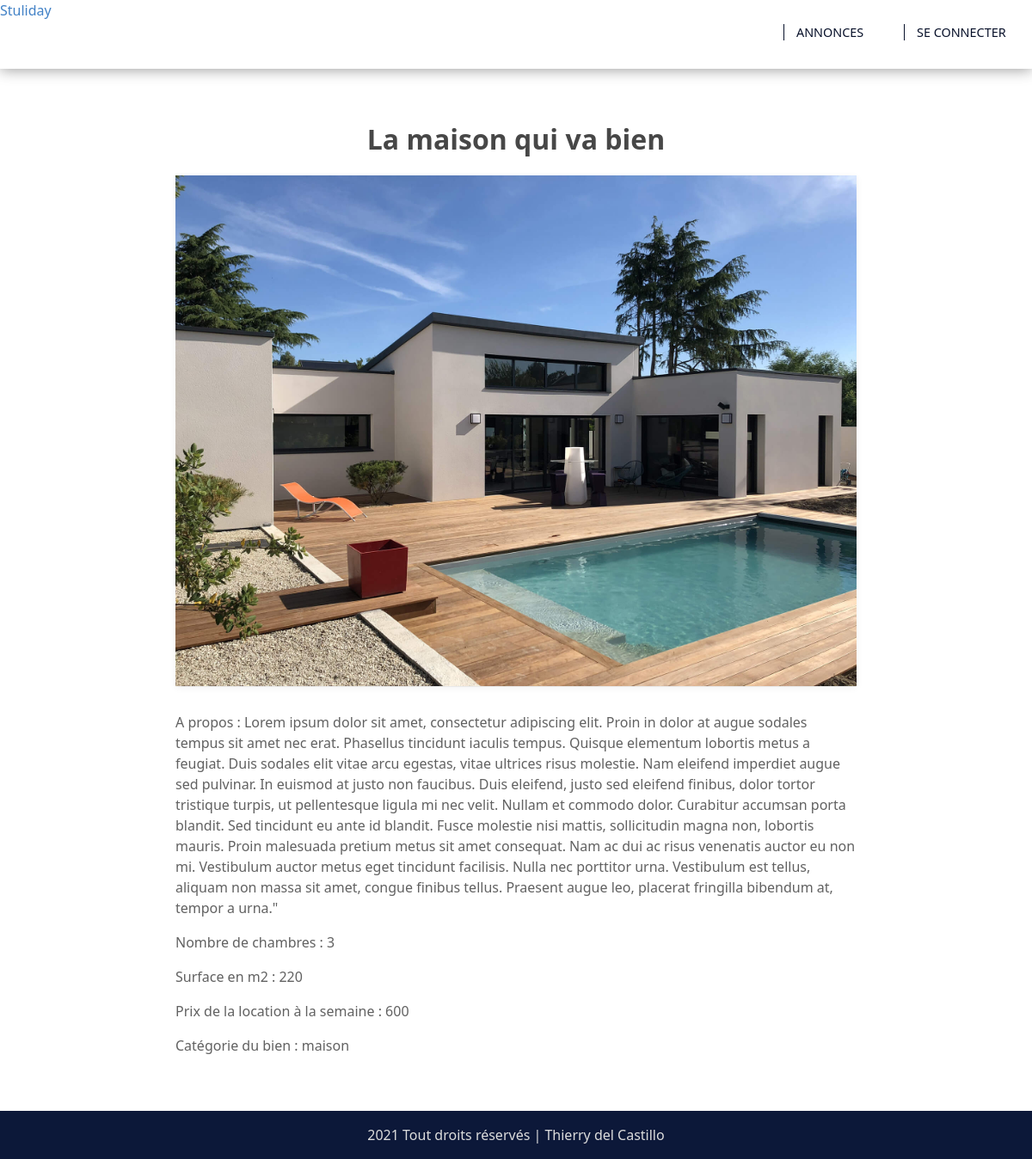
The page /product.php?id=10 on the database its author committed.
### tables this page shows
CREATE TABLE IF NOT EXISTS `biens` (
  `id` int(10) NOT NULL AUTO_INCREMENT,
  `title` varchar(255) NOT NULL,
  `photo` varchar(255) NOT NULL,
  `description` text NOT NULL,
  `country` varchar(255) NOT NULL DEFAULT 'France',
  `surface` int(10) NOT NULL,
  `bedroom_number` int(4) NOT NULL,
  `price` int(10) NOT NULL,
  `category_id` int(10) NOT NULL,
  `author_id` int(10) NOT NULL,
  PRIMARY KEY (`id`)
);

CREATE TABLE IF NOT EXISTS `categories` (
  `id` int(10) NOT NULL AUTO_INCREMENT,
  `name` varchar(255) NOT NULL,
  PRIMARY KEY (`id`)
);

### product.php (the view)
<?php include('inc/header.php'); ?>
<?php
try {
    $id = $_GET['id'];
    $sth = $connect->query(
        "SELECT title, photo, description, bedroom_number, surface, price, c.name as category
        FROM biens as b
        LEFT JOIN categories as c ON b.category_id = c.id
        WHERE b.id = {$id}
    ");
    $annonce = $sth->fetch(PDO::FETCH_ASSOC);
} catch (PDOException $error) {
    echo $error->message();
}
?>
<section id="product">
    <div class="container">
        <div class="columns is-centered">
            <div class="column is-8">
                <div class="content">
                    <h1 class="block"><?php echo $annonce['title']; ?></h1>
                    <img class="block" src="./assets/img/<?php echo $annonce['photo'] ?>" alt="photo de la maison">
                    <p>A propos : <?php echo $annonce['description']; ?></p>
                    <p>Nombre de chambres : <?php echo $annonce['bedroom_number']; ?></p>
                    <p>Surface en m2 : <?php echo $annonce['surface']; ?></p>
                    <p>Prix de la location à la semaine : <?php echo $annonce['price']; ?></p>
                    <p>Catégorie du bien : <?php echo $annonce['category']; ?></p>
                </div>
            </div>
        </div>
    </div>
</section>
<?php include('inc/footer.php'); ?>

### rows shown on the page
biens: title "La maison qui va bien", photo (picture), description "Lorem ipsum dolor sit amet, consectetur adipiscing elit. Proin in dolor at augue sodales tempus sit amet nec erat. Phasellus tincidunt iaculis tempus. Quisque elementum lobortis metus a feugiat. Duis sodales elit vitae arcu egestas, vitae ultrices risus molestie. Nam eleifend imperdiet augue sed pulvinar. In euismod at justo non faucibus. Duis eleifend, justo sed eleifend finibus, dolor tortor tristique turpis, ut pellentesque ligula mi nec velit. Nullam et commodo dolor. Curabitur accumsan porta blandit. Sed tincidunt eu ante id blandit. Fusce molestie nisi mattis, sollicitudin magna non, lobortis mauris. Proin malesuada pretium metus sit amet consequat. Nam ac dui ac risus venenatis…", bedroom_number "3", surface "220", price "600", category.name "maison"
